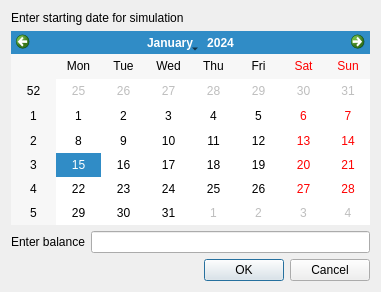
<?xml version="1.0" encoding="UTF-8"?>
<ui version="4.0">
 <class>SelectStartingDate</class>
 <widget class="QDialog" name="SelectStartingDate">
  <property name="geometry">
   <rect>
    <x>0</x>
    <y>0</y>
    <width>381</width>
    <height>292</height>
   </rect>
  </property>
  <property name="windowTitle">
   <string>Start</string>
  </property>
  <property name="windowIcon">
   <iconset>
    <normaloff>Stock-Prophet.jpg</normaloff>Stock-Prophet.jpg</iconset>
  </property>
  <layout class="QVBoxLayout" name="verticalLayout_2">
   <item>
    <layout class="QVBoxLayout" name="verticalLayout">
     <item>
      <widget class="QLabel" name="label">
       <property name="text">
        <string>Enter starting date for simulation</string>
       </property>
      </widget>
     </item>
     <item>
      <widget class="QCalendarWidget" name="calendarWidget"/>
     </item>
    </layout>
   </item>
   <item>
    <layout class="QHBoxLayout" name="horizontalLayout">
     <item>
      <widget class="QLabel" name="label_2">
       <property name="text">
        <string>Enter balance</string>
       </property>
      </widget>
     </item>
     <item>
      <widget class="QLineEdit" name="lineEdit"/>
     </item>
    </layout>
   </item>
   <item>
    <widget class="QDialogButtonBox" name="buttonBox">
     <property name="orientation">
      <enum>Qt::Horizontal</enum>
     </property>
     <property name="standardButtons">
      <set>QDialogButtonBox::Cancel|QDialogButtonBox::Ok</set>
     </property>
    </widget>
   </item>
  </layout>
 </widget>
 <resources/>
 <connections>
  <connection>
   <sender>buttonBox</sender>
   <signal>accepted()</signal>
   <receiver>SelectStartingDate</receiver>
   <slot>accept()</slot>
   <hints>
    <hint type="sourcelabel">
     <x>248</x>
     <y>254</y>
    </hint>
    <hint type="destinationlabel">
     <x>157</x>
     <y>274</y>
    </hint>
   </hints>
  </connection>
  <connection>
   <sender>buttonBox</sender>
   <signal>rejected()</signal>
   <receiver>SelectStartingDate</receiver>
   <slot>reject()</slot>
   <hints>
    <hint type="sourcelabel">
     <x>316</x>
     <y>260</y>
    </hint>
    <hint type="destinationlabel">
     <x>286</x>
     <y>274</y>
    </hint>
   </hints>
  </connection>
 </connections>
</ui>
